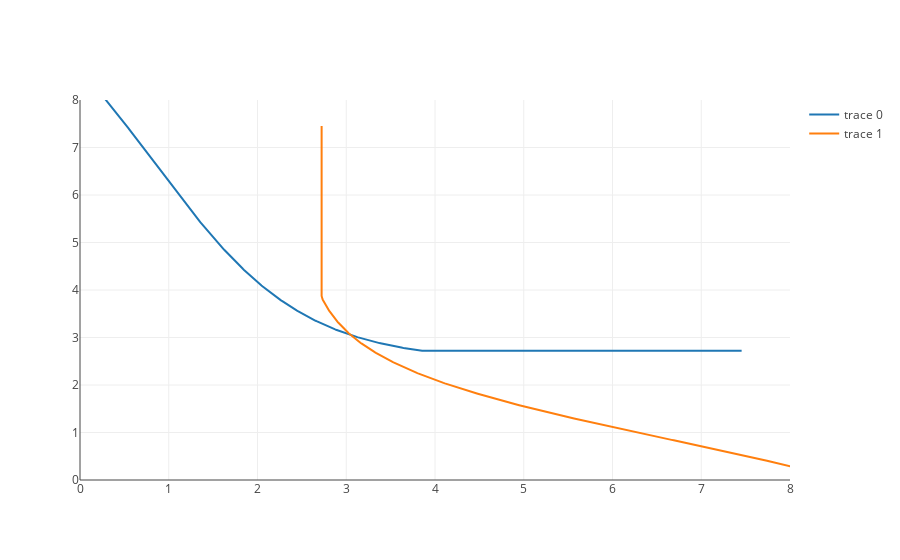
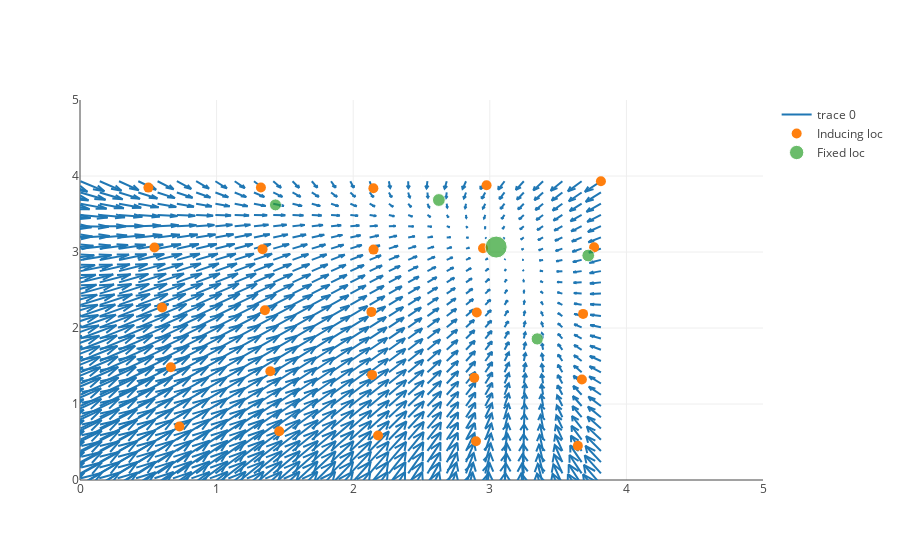

Notebook code for these charts, in order:
### Code cell
for i in [6]: #range(len(GP_fit_saves)):
    print baseline_set[i]
    # Plot the nullclines and the data
    curData = data_tanh_baseline[i]
    plt(plt_type.Figure(data=
        [plt_type.Scatter(x=curData['nullcline1'][0,:], y=curData['nullcline1'][1,:]),
         plt_type.Scatter(x=curData['nullcline2'][0,:], y=curData['nullcline2'][1,:])
        ], 
                    layout=plt_type.Layout(xaxis={'range': [0.,8.]}, yaxis={'range': [0.,8.]})))
    plot_save(GP_fit_saves[i])

### Figure 1 — Plotly figure (JSON) as saved in the notebook; plotly's stock layout.template omitted (floating-point values rounded to 4 significant figures; data arrays with more than 128 entries replaced by an {"elided": "..."} marker saying what was removed)
{"data": [{"type": "scatter", "x": {"elided": "1234 float values"}, "y": {"elided": "1234 float values"}}, {"type": "scatter", "x": {"elided": "1234 float values"}, "y": {"elided": "1234 float values"}}], "layout": {"xaxis": {"range": [0, 8]}, "yaxis": {"range": [0, 8]}}}

### Figure 2 — Plotly figure (JSON) as saved in the notebook; plotly's stock layout.template omitted (floating-point values rounded to 4 significant figures; data arrays with more than 128 entries replaced by an {"elided": "..."} marker saying what was removed)
{"data": [{"mode": "lines", "type": "scatter", "x": {"elided": "6300 float values"}, "y": {"elided": "6300 float values"}}, {"marker": {"size": 10}, "mode": "markers", "name": "Inducing loc", "type": "scatter", "x": [-0.07077, 0.7177, 1.518, 2.244, 2.937, 3.613, -0.08231, 0.7281, 1.458, 2.182, 2.899, 3.645, -0.06682, 0.665, 1.393, 2.138, 2.886, 3.674, -0.1316, 0.601, 1.354, 2.134, 2.905, 3.683, -0.1455, 0.545, 1.336, 2.149, 2.95, 3.764, -0.2787, 0.5007, 1.324, 2.148, 2.976, 3.814], "y": [-0.1248, -0.1387, -0.1348, -0.2016, -0.2221, -0.3567, 0.6756, 0.704, 0.6413, 0.5849, 0.5095, 0.4506, 1.506, 1.483, 1.43, 1.383, 1.344, 1.323, 2.299, 2.27, 2.233, 2.212, 2.203, 2.185, 3.071, 3.059, 3.037, 3.031, 3.05, 3.061, 3.825, 3.847, 3.85, 3.839, 3.878, 3.931]}, {"marker": {"size": [22, 12, 12.24, 12.72, 12.81]}, "mode": "markers", "name": "Fixed loc", "type": "scatter", "x": [3.047, 1.431, 3.347, 3.721, 2.627], "y": [3.065, 3.62, 1.856, 2.954, 3.684]}], "layout": {"xaxis": {"range": [0, 5]}, "yaxis": {"range": [0, 5]}}}
